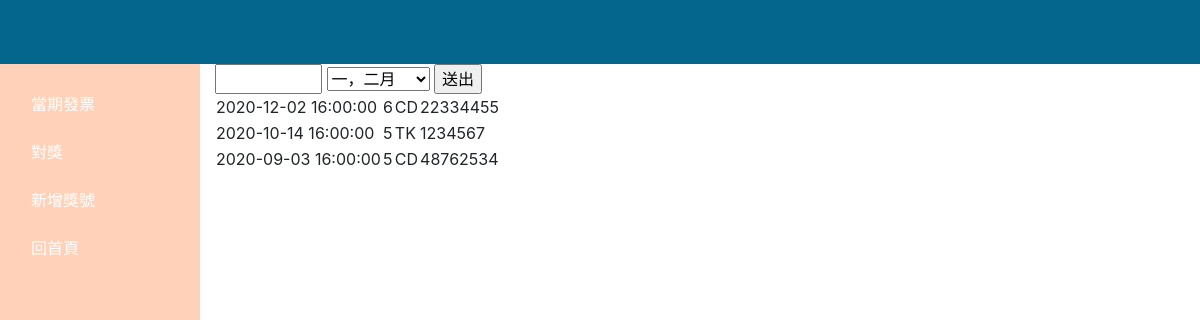
Screenshot of /dashboard_o.php?go=check_prize with the database file from the repository.
### tables this page shows
CREATE TABLE `invoice` (
  `id` int(10) UNSIGNED NOT NULL,
  `user_id` int(32) NOT NULL,
  `date` timestamp NOT NULL DEFAULT current_timestamp() ON UPDATE current_timestamp(),
  `period` tinyint(5) NOT NULL,
  `code` varchar(16) NOT NULL,
  `number` int(32) NOT NULL,
  `payment` int(64) UNSIGNED NOT NULL
);

### check_prize.php (the view, shortened to what this page needs)
<head>
    <link rel="stylesheet" href="check_prize.css">
</head>
<form action="check_prize.php" method="post">
<input type="number" name="year" min="<?=date('Y')-1?>" step="1" max="<?=date('Y')+1?>">
<select name="period">
    <option value="1">一，二月</option>
</select>
<input type="submit" value="送出">
</form>
<table>
<?php
include_once "api/settings.php";
if(empty ($_POST['year']) && empty ($_POST['period'])){
    $all="select date, period, code, number from `invoice` order by date desc";
    $cribs=$pdo->query($all)->fetchALL(pdo::FETCH_ASSOC);
    foreach($cribs as $crib){
        echo "<tr>";
        echo "<td>" . $crib['date'] . "</td>";
        echo "<td>" . $crib['period'] . "</td>";
        echo "<td>" . $crib['code'] . "</td>";
        echo "<td>" . $crib['number'] . "</td>";
        echo "<td>" ."</td>";
        echo "</tr>";
}}
?>
</table>

### css/dashboard.css (style rules this page uses)
* { overflow: hidden; }

### rows the page displays
invoice: date "2020-12-02 16:00:00", period "6", code "CD", number "22334455"
invoice: date "2020-10-14 16:00:00", period "5", code "TK", number "1234567"
invoice: date "2020-09-03 16:00:00", period "5", code "CD", number "48762534"
